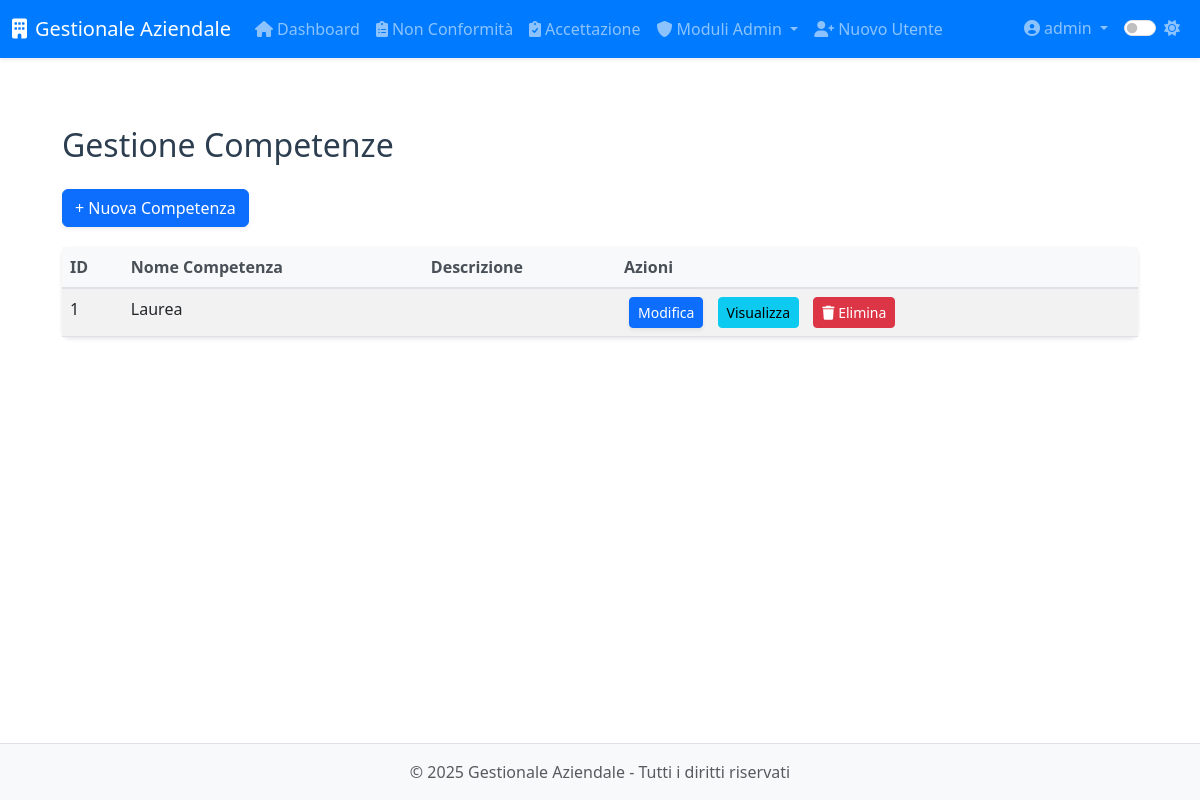
The app's page /modulo8/modulo8/competenze (signed in), older data.
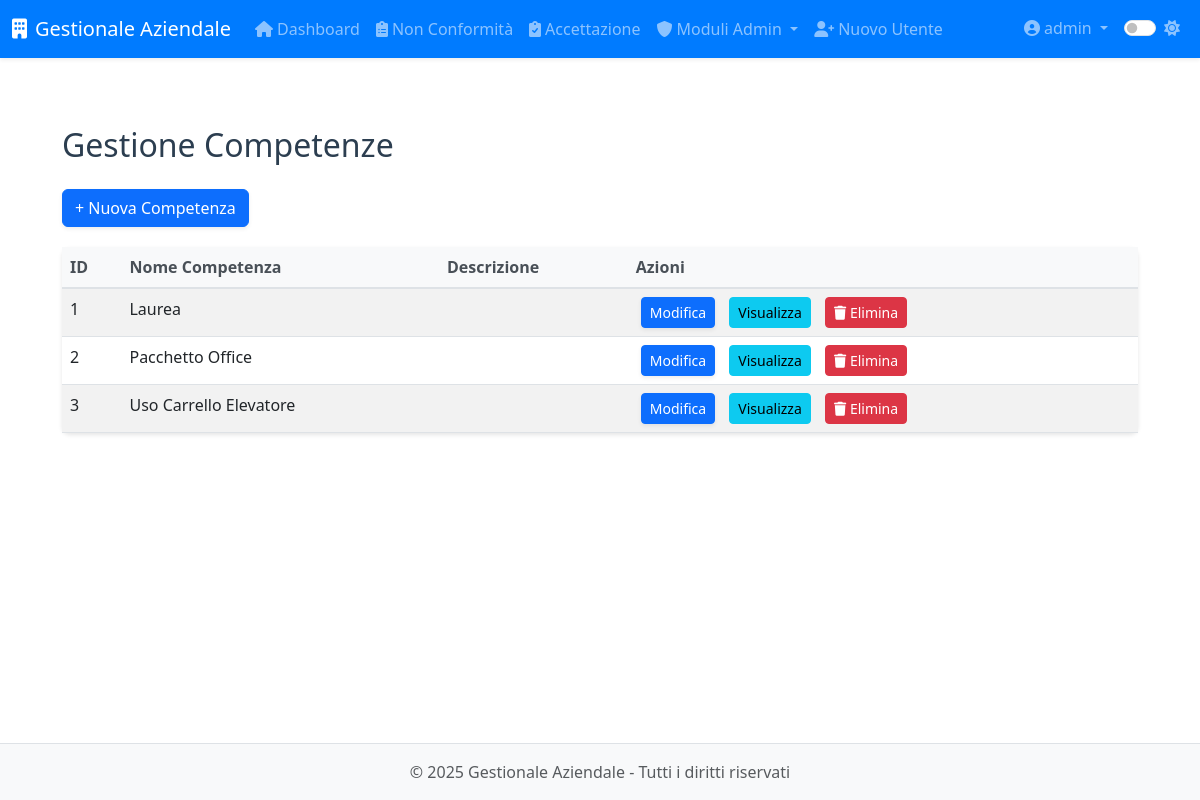
The same page, newer data.
### app/models.py (models this page shows, shortened)
class Competenza(db.Model):
    __tablename__ = 'competenza'
    id = db.Column(db.Integer, primary_key=True)
    nome = db.Column(db.String(64), nullable=False, unique=True)
    descrizione = db.Column(db.Text)
    livello = db.Column(db.String(20))  # base, intermedio, avanzato
    area = db.Column(db.String(64))     # tecnica, amministrativa, etc.
    created_at = db.Column(db.DateTime, default=datetime.utcnow)
    created_by_id = db.Column(db.Integer, db.ForeignKey('users.id'))
    dipendenti_associati = db.relationship('DipendenteCompetenza',
                                         back_populates='competenza',
                                         overlaps="competenze,dipendenti")
    performance = db.relationship('Performance', back_populates='competenza', cascade='all, delete-orphan')

### app/routes/modulo8.py (the view)
@modulo8.route('/modulo8/competenze')
@login_required
@admin_required
def competenze():
    comps = Competenza.query.order_by(Competenza.nome).all()
    return render_template(
        'modulo8/competenze/form.html',
        competenze=comps
    )

### app/models.py (called while the page is built)
@login_manager.user_loader
def load_user(id):
    return User.query.get(int(id))

    def is_admin(self):
        return self.role == 'admin'

### app/utils.py (called while the page is built)
def admin_required(f):
    @wraps(f)
    def decorated_function(*args, **kwargs):
        if not current_user.is_authenticated or not current_user.is_admin():
            abort(403)  # Accesso negato
        return f(*args, **kwargs)
    return decorated_function

### app/templates/modulo8/competenze/form.html (shortened to what this page needs)
{% extends 'base.html' %}
{% block content %}
<div class="module-list">
  <h2>Gestione Competenze</h2>
  <a href="{{ url_for('modulo8.nuova_competenza') }}" class="btn btn-primary btn-add-competenza">+ Nuova Competenza</a>
  <table class="table table-striped table-competenze">
    <thead>
      <tr>
        <th>ID</th>
        <th>Nome Competenza</th>
        <th>Descrizione</th>
        <th>Azioni</th>
      </tr>
    </thead>
    <tbody>
      {% for c in competenze %}
      <tr>
        <td>{{ c.id }}</td>
        <td>{{ c.nome }}</td>
        <td>{{ c.descrizione }}</td>
        <td>
          <a href="{{ url_for('modulo8.modifica_competenza', id=c.id) }}" class="btn btn-sm btn-primary btn-action">Modifica</a>
          <a href="{{ url_for('modulo8.visualizza_competenza', id=c.id) }}" class="btn btn-sm btn-info btn-action">Visualizza</a>
          <button type="button" class="btn btn-sm btn-danger btn-action" data-bs-toggle="modal" data-bs-target="#deleteModal{{ c.id }}">
            <i class="fas fa-trash"></i> Elimina
          </button>
        </td>
      </tr>
      {% endfor %}
    </tbody>
  </table>
</div>
{% endblock %}

Row changes from the older to the newer data that the page shows:
added Competenza: id "2", nome "Pacchetto Office"
added Competenza: id "3", nome "Uso Carrello Elevatore"
